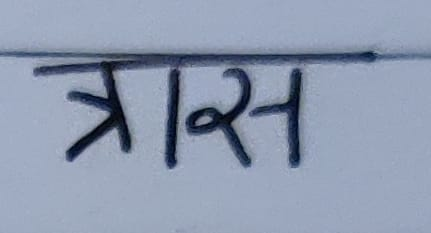
#> input picture mock-up-dataset/1.jpeg, 431 x 233 px
$ python -i preprocessing.py   (imports and definitions only)
#> lines starting #> are read from the running program, lines starting #| are printed output that depends on the picture; after the words box and inside, x2 and y2 are one past the last pixel; in counts of white or black regions, pixels touching at a corner belong together
import logging
import numpy as np
import cv2
from PIL import Image

logger = logging.getLogger(__name__)


# ============================================================
# GRAYSCALE
# ============================================================

def _to_grayscale(image: np.ndarray) -> np.ndarray:
    """Convert BGR/RGB image to grayscale. Returns unchanged if already 1-ch."""
    if image.ndim == 2 or (image.ndim == 3 and image.shape[2] == 1):
        return image.squeeze()
    return cv2.cvtColor(image, cv2.COLOR_BGR2GRAY)


# ============================================================
# ADAPTIVE SHARPENING  (unchanged from v12)
# ============================================================

def _adaptive_sharpen(image: np.ndarray, mean: float, std: float) -> np.ndarray:
    """
    Unsharp-mask sharpening, α = min(α_from_mean, α_from_std).

    α from mean:  <80→1.0, <130→0.7, <170→0.4, <210→0.2, else→0.05
    α from std:   <20→0.4, <45→0.7, <75→0.5, else→0.15
    Kernel: [0,−α,0 / −α,1+4α,−α / 0,−α,0]
    """
    alpha_m = (1.0  if mean < 80  else 0.7  if mean < 130 else
               0.4  if mean < 170 else 0.2  if mean < 210 else 0.05)
    alpha_s = (0.4  if std  < 20  else 0.7  if std  < 45  else
               0.5  if std  < 75  else 0.15)
    alpha   = min(alpha_m, alpha_s)
    logger.info(f"sharpen: mean={mean:.1f} std={std:.1f} α_m={alpha_m} α_s={alpha_s} → α={alpha:.2f}")
    k      = alpha
    kernel = np.array([[0,-k,0],[-k,1+4*k,-k],[0,-k,0]], dtype=np.float32)
    return cv2.filter2D(image, ddepth=-1, kernel=kernel)


# ============================================================
# STEP A — RETINEX BACKGROUND NORMALISATION  (unconditional)
# ============================================================

def _retinex_normalise(gray: np.ndarray) -> np.ndarray:
    h, w = gray.shape
    k    = max(101, min(h, w) // 4)
    k    = k if k % 2 == 1 else k + 1

    bg   = cv2.GaussianBlur(gray.astype(np.float32), (k, k), sigmaX=0)
    norm = np.clip(
        gray.astype(np.float32) / (bg + 1e-6) * 200.0,
        0, 255
    ).astype(np.uint8)

    logger.info(
        f"retinex: ksize={k}  "
        f"mean {float(np.mean(gray)):.1f}→{float(np.mean(norm)):.1f}  "
        f"std {float(np.std(gray)):.1f}→{float(np.std(norm)):.1f}"
    )
    return norm


# ============================================================
# STEP B — CLAHE  (unconditional, gentle fixed settings)
# ============================================================

def _apply_clahe(gray: np.ndarray) -> np.ndarray:
    clahe  = cv2.createCLAHE(clipLimit=2.0, tileGridSize=(8, 8))
    result = clahe.apply(gray)
    logger.info(
        f"CLAHE: mean {float(np.mean(gray)):.1f}→{float(np.mean(result)):.1f}  "
        f"std {float(np.std(gray)):.1f}→{float(np.std(result)):.1f}"
    )
    return result


# ============================================================
# BINARIZATION
# ============================================================

def _fix_polarity(binary: np.ndarray) -> np.ndarray:
    white_frac = float(np.count_nonzero(binary)) / binary.size

    if white_frac > 0.90 or white_frac < 0.10:
        logger.info(f"fix_polarity: white_frac={white_frac:.2f} extreme → invert")
        binary     = cv2.bitwise_not(binary)
        white_frac = 1.0 - white_frac

    if white_frac > 0.50:
        logger.info(f"fix_polarity: white_frac={white_frac:.2f} majority-white → invert")
        binary     = cv2.bitwise_not(binary)
        white_frac = 1.0 - white_frac

    h, w = binary.shape
    pad  = max(10, min(h, w) // 20)
    border = np.concatenate([
        binary[:pad, :].ravel(),  binary[-pad:, :].ravel(),
        binary[:, :pad].ravel(),  binary[:, -pad:].ravel(),
    ])
    if float(np.count_nonzero(border)) / border.size > 0.75:
        logger.info("fix_polarity: border majority-white → invert")
        binary = cv2.bitwise_not(binary)
    return binary


def _morphological_cleanup(binary: np.ndarray) -> np.ndarray:
    kernel = np.ones((3, 3), dtype=np.uint8)
    return cv2.morphologyEx(binary, cv2.MORPH_OPEN, kernel, iterations=1)


def _smart_binarize(gray: np.ndarray) -> np.ndarray:
    assert gray.ndim == 2

    h      = gray.shape[0]
    block  = max(11, h // 20)
    block  = block if block % 2 == 1 else block + 1
    block  = min(block, 61)
    C_ADAPTIVE = 15

    T, binary = cv2.threshold(gray, 0, 255, cv2.THRESH_BINARY + cv2.THRESH_OTSU)
    logger.info(f"smart_binarize: Otsu T={T:.0f}")

    if T < 15 or T > 240:
        logger.warning(f"Otsu T={T:.0f} extreme → adaptiveThreshold fallback")
        gray_smooth = cv2.GaussianBlur(gray, (3, 3), sigmaX=0.8)
        binary = cv2.adaptiveThreshold(
            gray_smooth, 255,
            cv2.ADAPTIVE_THRESH_GAUSSIAN_C,
            cv2.THRESH_BINARY_INV,
            blockSize=block, C=C_ADAPTIVE,
        )

    binary = _fix_polarity(binary)
    binary = _morphological_cleanup(binary)
    return binary


# ============================================================
# SKEW CORRECTION — expanded canvas (no content clipping)
# ============================================================

def _rotation_matrix_expanded(h: int, w: int,
                               angle_deg: float) -> tuple[np.ndarray, int, int]:
    cx, cy = w / 2.0, h / 2.0
    M = cv2.getRotationMatrix2D((cx, cy), angle_deg, 1.0)

    corners   = np.array([[0,0],[w,0],[w,h],[0,h]], dtype=np.float32)
    ones      = np.ones((4, 1), dtype=np.float32)
    rotated   = (M @ np.hstack([corners, ones]).T).T

    x_min, y_min = rotated[:, 0].min(), rotated[:, 1].min()
    x_max, y_max = rotated[:, 0].max(), rotated[:, 1].max()

    new_w = int(np.ceil(x_max - x_min))
    new_h = int(np.ceil(y_max - y_min))

    # Translate so nothing goes out of frame
    M[0, 2] -= x_min
    M[1, 2] -= y_min

    return M, new_w, new_h


def _correct_skew(binary: np.ndarray) -> tuple[np.ndarray, float, np.ndarray, int, int]:
    assert binary.ndim == 2
    inverted = cv2.bitwise_not(binary)
    edges    = cv2.Canny(inverted, 50, 150, apertureSize=3)
    lines    = cv2.HoughLinesP(
        edges, rho=1, theta=np.pi / 180, threshold=80,
        minLineLength=50, maxLineGap=10,
    )

    skew_angle = 0.0
    if lines is not None:
        angles = []
        for line in lines:
            x1, y1, x2, y2 = line[0]
            dx, dy = x2 - x1, y2 - y1
            if dx == 0:
                continue
            a = np.degrees(np.arctan2(dy, dx))
            if -45 <= a <= 45:
                angles.append(a)
        if angles:
            skew_angle = float(np.median(angles))

    h, w = binary.shape
    M, new_w, new_h = _rotation_matrix_expanded(h, w, skew_angle)

    corrected = cv2.warpAffine(
        binary, M, (new_w, new_h),
        flags=cv2.INTER_CUBIC, borderMode=cv2.BORDER_REPLICATE,
    )
    return corrected, skew_angle, M, new_w, new_h


# ============================================================
# FULL PIPELINE  (v13 — consistent)
# ============================================================

def preprocess(pil_image: Image.Image) -> tuple[np.ndarray, np.ndarray]:
    img_bgr = cv2.cvtColor(
        np.array(pil_image.convert("RGB")), cv2.COLOR_RGB2BGR
    )

    # Step 1 — Upscale
    h, w = img_bgr.shape[:2]
    if w < 960:
        scale   = 960 / w
        img_bgr = cv2.resize(img_bgr, (int(w * scale), int(h * scale)),
                             interpolation=cv2.INTER_CUBIC)

    # Step 2 — Grayscale (measure stats for sharpening only)
    gray_raw = _to_grayscale(img_bgr)
    mean_raw = float(np.mean(gray_raw))
    std_raw  = float(np.std(gray_raw))
    logger.info(
        f"preprocess: {img_bgr.shape[1]}×{img_bgr.shape[0]}px  "
        f"mean={mean_raw:.1f}  std={std_raw:.1f}"
    )

    # Step 3 — Adaptive sharpening (on colour image, before grayscale pipeline)
    sharpened = _adaptive_sharpen(img_bgr, mean_raw, std_raw)

    # Step 4 — Re-grayscale (single-channel from here on)
    gray = _to_grayscale(sharpened)

    # Step 5 — Retinex background normalisation (unconditional)
    gray = _retinex_normalise(gray)

    # Step 6 — CLAHE (unconditional, gentle)
    # Spreads the ink histogram slightly after retinex standardisation.
    gray = _apply_clahe(gray)

    # Step 7 — Smart binarization (Otsu on consistently normalised input)
    binary = _smart_binarize(gray)

    # Step 8 — Skew correction with expanded canvas
    binary_corrected, skew_angle, M_exp, new_w, new_h = _correct_skew(binary)

    if abs(skew_angle) > 0.5:
        h2, w2 = sharpened.shape[:2]
        M_colour, nw_c, nh_c = _rotation_matrix_expanded(h2, w2, skew_angle)
        img_bgr = cv2.warpAffine(
            sharpened, M_colour, (nw_c, nh_c),
            flags=cv2.INTER_CUBIC, borderMode=cv2.BORDER_REPLICATE,
        )
    else:
        img_bgr = sharpened

    logger.info(f"preprocess done: skew={skew_angle:.2f}°")
    return img_bgr, binary_corrected

>>> from PIL import Image
>>> picture = Image.open('../mock-up-dataset/1.jpeg')
#> picture is the input picture: PIL image 431x233 RGB; mean R, G, B 142.2, 154, 175.8
>>> result = preprocess(picture)
#> in _to_grayscale, `return cv2.cvtColor(image, cv2.COLOR_BGR2GRAY)`:
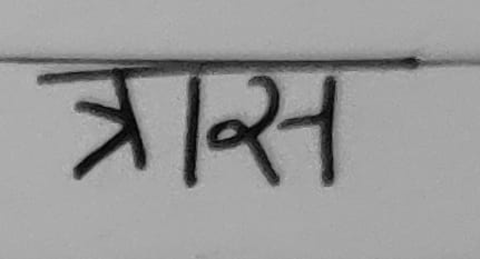
#> returned value: shape (518, 960) (shown at 1/2 size); min 1, max 191, mean 152.9
#> in preprocess, `mean_raw = float(np.mean(gray_raw))`: mean_raw = 152.9
#> in preprocess, `std_raw  = float(np.std(gray_raw))`: std_raw = 36.65
#> in _adaptive_sharpen, `alpha_m = (1.0  if mean < 80  else 0.7  if mean < 130 else 0.4  if mea..`: alpha_m = 0.4
#> in _adaptive_sharpen, `alpha_s = (0.4  if std  < 20  else 0.7  if std  < 45  else 0.5  if std..`: alpha_s = 0.7
#> in _adaptive_sharpen, `alpha   = min(alpha_m, alpha_s)`: alpha = 0.4
#> in _adaptive_sharpen, `kernel = np.array([[0,-k,0],[-k,1+4*k,-k],[0,-k,0]], dtype=np.float32)`: kernel = [[0, -0.4, 0], [-0.4, 2.6, -0.4], [0, -0.4, 0]]
#> in _adaptive_sharpen, `return cv2.filter2D(image, ddepth=-1, kernel=kernel)`:
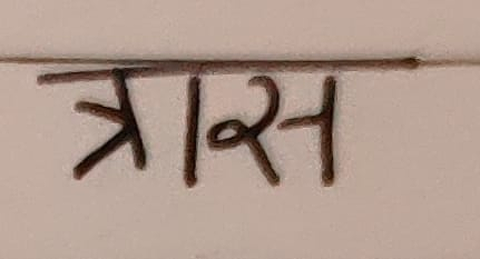
#> returned value: shape (518, 960, 3) (shown at 1/2 size); mean of channels 0, 1, 2 175.8, 154, 142.2; drawn as R, G, B
#> in _retinex_normalise, `bg   = cv2.GaussianBlur(gray.astype(np.float32), (k, k), sigmaX=0)`:
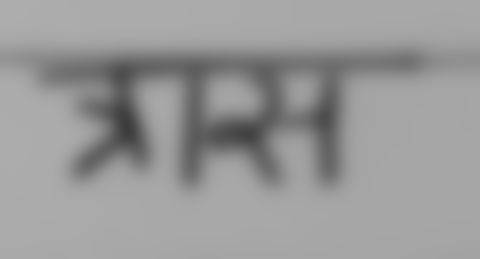
#> bg: shape (518, 960) float32 (shown at 1/2 size); min 60.9, max 173.9, mean 152.9
#> in _retinex_normalise, `norm = np.clip( gray.astype(np.float32) / (bg + 1e-6) * 200.0, 0, 255 ..`:
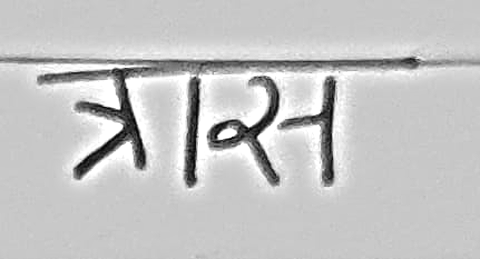
#> norm: shape (518, 960) (shown at 1/2 size); min 0, max 255, mean 196.4
#> in _apply_clahe, `result = clahe.apply(gray)`:
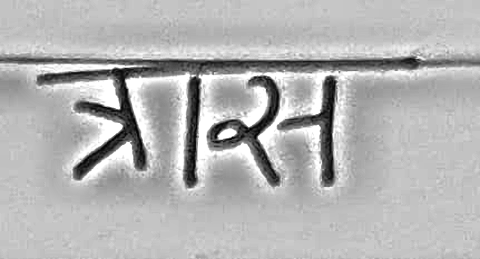
#> result: shape (518, 960) (shown at 1/2 size); min 0, max 255, mean 180.1
#> in _smart_binarize, `T, binary = cv2.threshold(gray, 0, 255, cv2.THRESH_BINARY + cv2.THRESH..`:
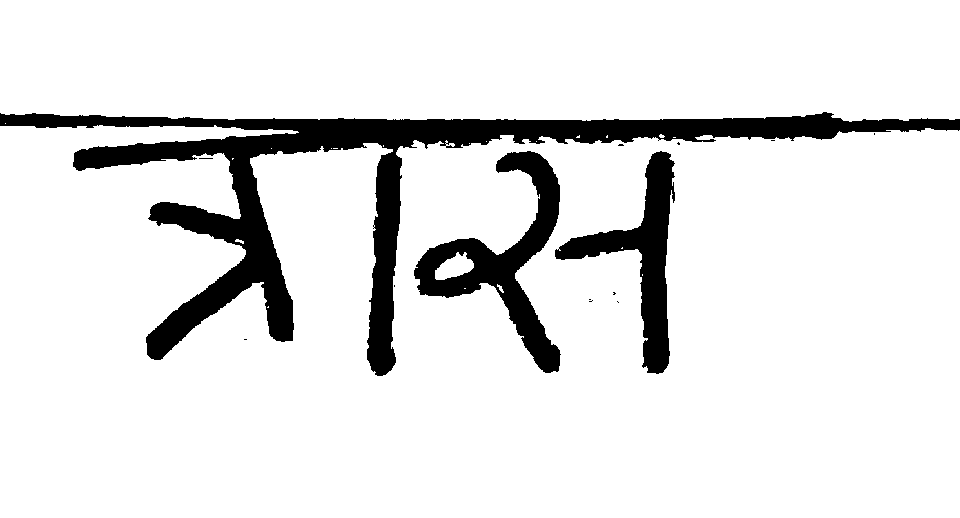
#> binary: shape (518, 960); 89.4% white; 14 black regions (11 under 20 px), largest, box (x1, y1, x2, y2) and area: (0, 112, 960, 376) 36410, (414, 151, 561, 373) 9188, (555, 151, 675, 374) 7274
#> in _smart_binarize, `T, binary = cv2.threshold(gray, 0, 255, cv2.THRESH_BINARY + cv2.THRESH..`: T = 131
#> in _fix_polarity, `white_frac = float(np.count_nonzero(binary)) / binary.size`: white_frac = 0.894
#> in _fix_polarity, `white_frac = 1.0 - white_frac`: white_frac = 0.106
#> in _correct_skew, `edges    = cv2.Canny(inverted, 50, 150, apertureSize=3)`:
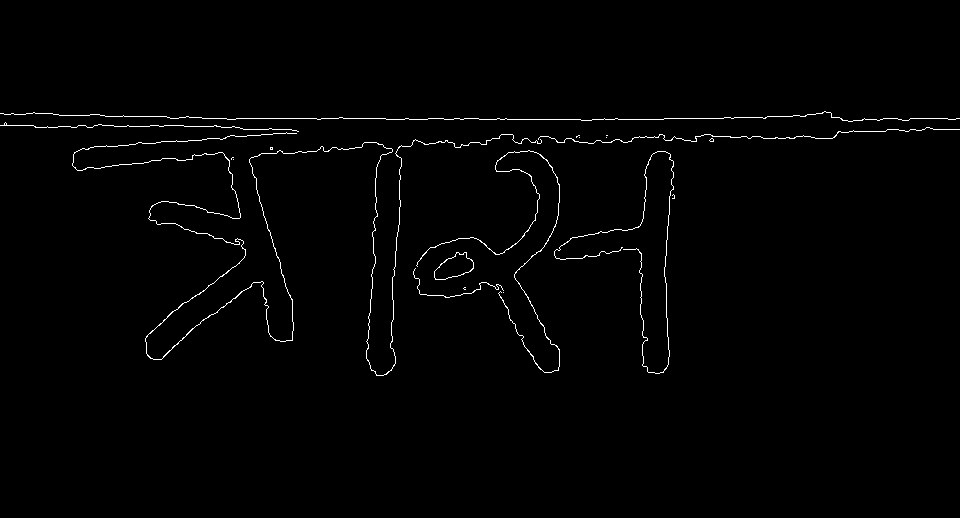
#> edges: shape (518, 960); 1.1% white in thin lines or dots, all inside (x1, y1, x2, y2) = (0, 111, 960, 376)
#> in _correct_skew, `lines    = cv2.HoughLinesP( edges, rho=1, theta=np.pi / 180, threshold..`: lines = [[202, 118, 385, 118], [592, 119, 663, 119], [243, 129, 296, 130], [114, 126, 183, 125], [82, 148, 226, 137], [579, 142, 631, 140], [479, 119, 580, 119], [702, 118, 806, 115], [184, 126, 239, 127], [123, 115, 185, 117]]
#> the loop in _correct_skew, `for line in lines:` made 10 passes
#> (x1, y1, x2, y2, dx, dy, a) on passes 1 to 8: (202, 118, 385, 118, 183, 0, 0), (592, 119, 663, 119, 71, 0, 0), (243, 129, 296, 130, 53, 1, 1.08), (114, 126, 183, 125, 69, -1, -0.83), (82, 148, 226, 137, 144, -11, -4.37), (579, 142, 631, 140, 52, -2, -2.2), (479, 119, 580, 119, 101, 0, 0), (702, 118, 806, 115, 104, -3, -1.65)
#> after the loop in _correct_skew, `for line in lines:`: angles = [0, 0, 1.08, -0.83, -4.37, -2.2, 0, -1.65, 1.04, 1.85]
#> in _correct_skew, `skew_angle = float(np.median(angles))`: skew_angle = 0
#> in _rotation_matrix_expanded, `M = cv2.getRotationMatrix2D((cx, cy), angle_deg, 1.0)`: M = [[1, 0, 0], [0, 1, 0]]
#> in _rotation_matrix_expanded, `rotated   = (M @ np.hstack([corners, ones]).T).T`: rotated = [[0, 0], [960, 0], [960, 518], [0, 518]]
#> in _rotation_matrix_expanded, `x_min, y_min = rotated[:, 0].min(), rotated[:, 1].min()`: x_min = 0
#> in _rotation_matrix_expanded, `x_max, y_max = rotated[:, 0].max(), rotated[:, 1].max()`: x_max = 960; y_max = 518
#> in _rotation_matrix_expanded, `new_w = int(np.ceil(x_max - x_min))`: new_w = 960
#> in _rotation_matrix_expanded, `new_h = int(np.ceil(y_max - y_min))`: new_h = 518
#> in _correct_skew, `M, new_w, new_h = _rotation_matrix_expanded(h, w, skew_angle)`: M = [[1, 0, 0], [0, 1, 0]]; new_w = 960; new_h = 518
#> in preprocess, `binary_corrected, skew_angle, M_exp, new_w, new_h = _correct_skew(bina..`: skew_angle = 0; M_exp = [[1, 0, 0], [0, 1, 0]]; new_w = 960; new_h = 518

$ run again, on mock-up-dataset/2.jpeg
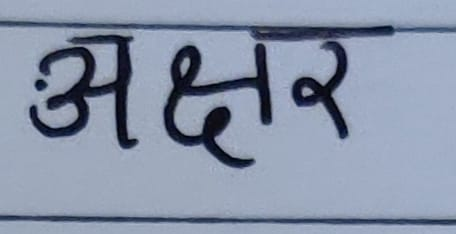
#> input picture mock-up-dataset/2.jpeg, 456 x 234 px
#> picture is the input picture: PIL image 456x234 RGB; mean R, G, B 137.1, 148.3, 169.1
#> mean_raw = 147.3
#> std_raw = 46.69
#> alpha_m = 0.4
#> alpha_s = 0.5
#> alpha = 0.4
#> kernel = [[0, -0.4, 0], [-0.4, 2.6, -0.4], [0, -0.4, 0]]
#> in _smart_binarize, `T, binary = cv2.threshold(gray, 0, 255, cv2.THRESH_BINARY + cv2.THRESH..`:
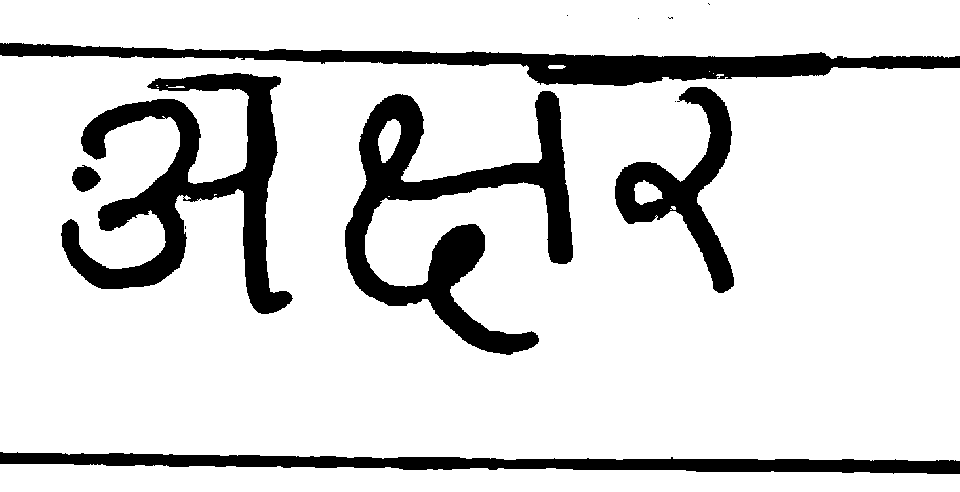
#> binary: shape (492, 960); 84.9% white; 13 black regions (7 under 20 px), largest, box (x1, y1, x2, y2) and area: (345, 91, 573, 355) 19147, (61, 73, 293, 314) 18365, (0, 43, 960, 86) 14520, (0, 452, 960, 474) 11057, (615, 87, 734, 293) 7625, (72, 165, 101, 192) 535
#> T = 128
#> in _fix_polarity, `white_frac = float(np.count_nonzero(binary)) / binary.size`: white_frac = 0.849
#> in _fix_polarity, `white_frac = 1.0 - white_frac`: white_frac = 0.151
#> inverted: shape (492, 960); 85% white; 6 black regions, box (x1, y1, x2, y2) and area: (345, 91, 573, 355) 19130, (61, 73, 292, 314) 18305, (0, 43, 960, 86) 14451, (0, 452, 960, 474) 11037, (615, 87, 734, 293) 7601, (72, 166, 100, 192) 530
#> edges: shape (492, 960); 1.8% white in thin lines or dots, all inside (x1, y1, x2, y2) = (0, 42, 960, 474)
#> lines = 20 rows, first 6: [80, 46, 165, 47], [874, 55, 929, 55], [517, 458, 756, 458], [21, 43, 71, 44], [123, 453, 238, 455], [49, 55, 119, 56]
#> the loop in _correct_skew, `for line in lines:` made 20 passes
#> (x1, y1, x2, y2, dx, dy, a) on passes 1 to 8: (80, 46, 165, 47, 85, 1, 0.674), (874, 55, 929, 55, 55, 0, 0), (517, 458, 756, 458, 239, 0, 0), (21, 43, 71, 44, 50, 1, 1.15), (123, 453, 238, 455, 115, 2, 0.996), (49, 55, 119, 56, 70, 1, 0.818), (695, 471, 840, 471, 145, 0, 0), (322, 49, 428, 51, 106, 2, 1.08)
#> after the loop in _correct_skew, `for line in lines:`: angles = [0.674, 0, 0, 1.15, 0.996, 0.818, 0, 1.08, 0, 0, 0.939, -3.43, 1.12, 1.61, 1.1, 0, 0.909, -2.68]
#> in _correct_skew, `skew_angle = float(np.median(angles))`: skew_angle = 0.746
#> in _rotation_matrix_expanded, `M = cv2.getRotationMatrix2D((cx, cy), angle_deg, 1.0)`: M = [[1, 0.013, -3.16], [-0.013, 1, 6.27]]
#> rotated = [[-3.16, 6.27], [956.8, -6.23], [963.2, 485.7], [3.24, 498.2]]
#> x_min = -3.16; y_min = -6.23
#> x_max = 963.2; y_max = 498.2
#> in _rotation_matrix_expanded, `new_w = int(np.ceil(x_max - x_min))`: new_w = 967
#> in _rotation_matrix_expanded, `new_h = int(np.ceil(y_max - y_min))`: new_h = 505
#> in _correct_skew, `M, new_w, new_h = _rotation_matrix_expanded(h, w, skew_angle)`: M = [[1, 0.013, 0], [-0.013, 1, 12.5]]; new_w = 967; new_h = 505
#> in preprocess, `binary_corrected, skew_angle, M_exp, new_w, new_h = _correct_skew(bina..`: skew_angle = 0.746; M_exp = [[1, 0.013, 0], [-0.013, 1, 12.5]]; new_w = 967; new_h = 505
#> M_colour = [[1, 0.013, 0], [-0.013, 1, 12.5]]; nw_c = 967; nh_c = 505
#> in preprocess, `img_bgr = cv2.warpAffine( sharpened, M_colour, (nw_c, nh_c), flags=cv2..`:
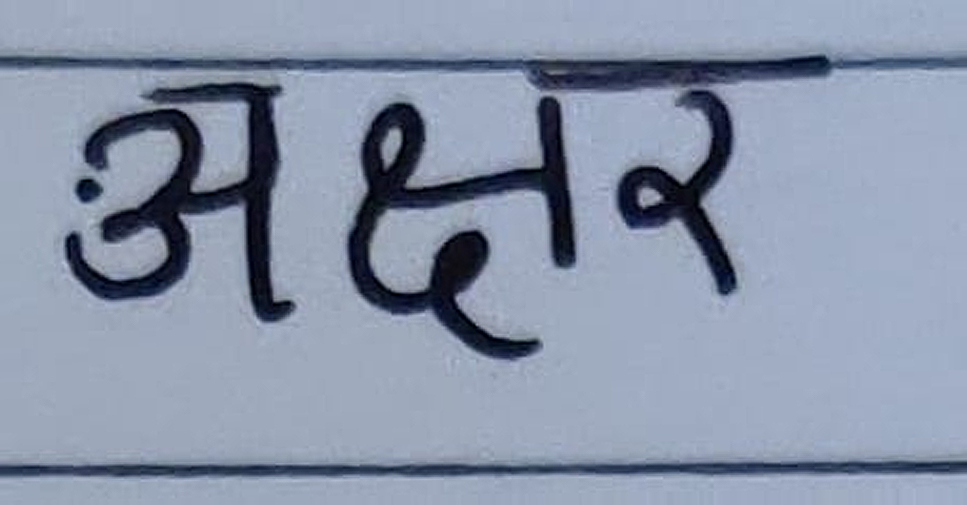
#> img_bgr: shape (505, 967, 3); mean B, G, R 169.8, 149, 137.9
